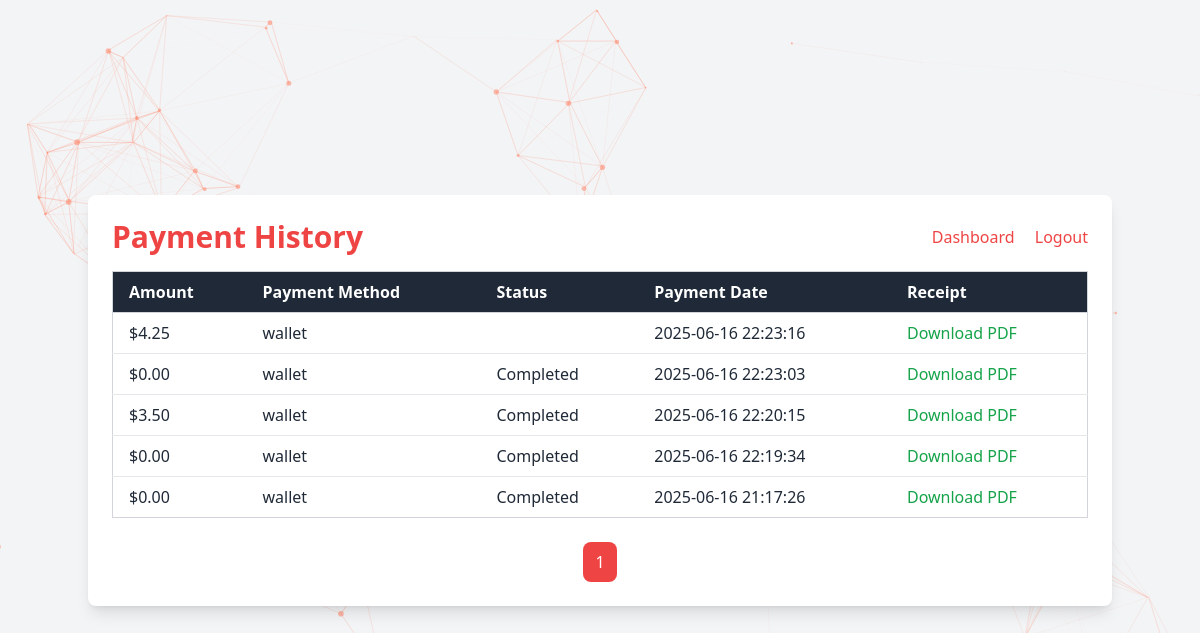
Page /client/payment_history.php (signed in) on the committed database.
### tables this page shows
CREATE TABLE IF NOT EXISTS `payments` (
  `id` int NOT NULL AUTO_INCREMENT,
  `order_id` int NOT NULL,
  `user_id` int NOT NULL,
  `amount` decimal(10,2) NOT NULL,
  `payment_method` varchar(50) DEFAULT NULL,
  `status` enum('Pending','Completed','Failed') DEFAULT 'Pending',
  `payment_date` timestamp NULL DEFAULT CURRENT_TIMESTAMP,
  `change_given` decimal(10,2) NOT NULL DEFAULT '0.00',
  `cash_received` decimal(10,2) NOT NULL DEFAULT '0.00',
  PRIMARY KEY (`id`),
  KEY `order_id` (`order_id`),
  KEY `user_id` (`user_id`)
);

### client/payment_history.php (the view, shortened to what this page needs)
<?php
require_once '../config.php';
$user_id = $_SESSION['user_id'];
$limit = 10;
$page = isset($_GET['page']) ? (int)$_GET['page'] : 1;
$offset = ($page - 1) * $limit;
$total_stmt = $pdo->prepare('SELECT COUNT(*) FROM payments WHERE user_id = ?');
$total_stmt->execute([$user_id]);
$total_payments = $total_stmt->fetchColumn();
$total_pages = ceil($total_payments / $limit);
$payments_stmt = $pdo->prepare('
    SELECT p.id, p.amount, p.payment_method, p.status, p.payment_date, o.id AS order_id, o.total_amount
    FROM payments p
    JOIN orders o ON p.order_id = o.id
    WHERE o.user_id = ?
    ORDER BY p.payment_date DESC
    LIMIT ?, ?
');
$payments_stmt->bindValue(1, $user_id, PDO::PARAM_INT);
$payments_stmt->bindValue(2, $offset, PDO::PARAM_INT);
$payments_stmt->bindValue(3, $limit, PDO::PARAM_INT);
$payments_stmt->execute();
$payments = $payments_stmt->fetchAll(PDO::FETCH_ASSOC);
?>
<!DOCTYPE html>
<html lang="en">
<head>
    <script src="https://cdn.tailwindcss.com"></script>
</head>
<body class="bg-gray-100 text-gray-800 font-sans min-h-screen flex items-center justify-center p-4">
<div id="particles-js"></div>
<div class="w-full max-w-5xl bg-white rounded-lg shadow-lg p-6">
    <div class="flex justify-between items-center mb-4">
        <h1 class="text-3xl font-semibold text-red-500">Payment History</h1>
        <nav class="space-x-4">
            <a href="dashboard.php" class="text-red-500 hover:underline">Dashboard</a>
            <a href="logout.php" class="text-red-500 hover:underline">Logout</a>
        </nav>
    </div>
    <?php if (count($payments) === 0): ?>
        <p class="text-center text-gray-600 mt-8">You have no payment history yet.</p>
    <?php else: ?>
        <div class="overflow-x-auto">
            <table class="min-w-full border border-gray-300 rounded-lg divide-y divide-gray-200">
                <thead class="bg-gray-800 text-white">
                    <tr>
                        <th class="px-4 py-2 border-b border-gray-300 text-left">Amount</th>
                        <th class="px-4 py-2 border-b border-gray-300 text-left">Payment Method</th>
                        <th class="px-4 py-2 border-b border-gray-300 text-left">Status</th>
                        <th class="px-4 py-2 border-b border-gray-300 text-left">Payment Date</th>
                        <th class="px-4 py-2 border-b border-gray-300 text-left">Receipt</th>
                    </tr>
                </thead>
               <tbody class="divide-y divide-gray-200">
    <?php foreach ($payments as $payment): ?>
        <tr>
            <td class="px-4 py-2">$<?= htmlspecialchars(number_format($payment['amount'], 2)) ?></td>
            <td class="px-4 py-2"><?= htmlspecialchars($payment['payment_method']) ?></td>
            <td class="px-4 py-2"><?= htmlspecialchars($payment['status']) ?></td>
            <td class="px-4 py-2"><?= htmlspecialchars(date('Y-m-d H:i:s', strtotime($payment['payment_date']))) ?></td>
            <td class="px-4 py-2">
                <a href="download_receipt.php?payment_id=<?= $payment['id'] ?>" target="_blank" class="text-green-600 hover:underline">Download PDF</a>
            </td>
        </tr>
    <?php endforeach; ?>
</tbody>
            </table>
        </div>
        <div class="flex justify-center space-x-2 mt-6 flex-wrap">
            <?php for ($i = 1; $i <= $total_pages; $i++): ?>
                <a href="?page=<?= $i ?>"
                   class="px-3 py-2 rounded-lg <?= $i === $page ? 'bg-red-500 text-white' : 'bg-red-400 hover:bg-red-500 text-white' ?> transition duration-200">
                    <?= $i ?>
                </a>
            <?php endfor; ?>
        </div>
    <?php endif; ?>
</div>
</body>
</html>

### client/payment_history.php (style rules this page uses)
body { background-color: white; position: relative; overflow: hidden; }
#particles-js { position: absolute; width: 100%; height: 100%; top: 0; left: 0; z-index: -1; }

### rows in the picture
payments: amount "4.25", payment_method "wallet", payment_date "2025-06-16 22:23:16"
payments: amount "0.00", payment_method "wallet", status "Completed", payment_date "2025-06-16 22:23:03"
payments: amount "3.50", payment_method "wallet", status "Completed", payment_date "2025-06-16 22:20:15"
payments: amount "0.00", payment_method "wallet", status "Completed", payment_date "2025-06-16 22:19:34"
payments: amount "0.00", payment_method "wallet", status "Completed", payment_date "2025-06-16 21:17:26"
